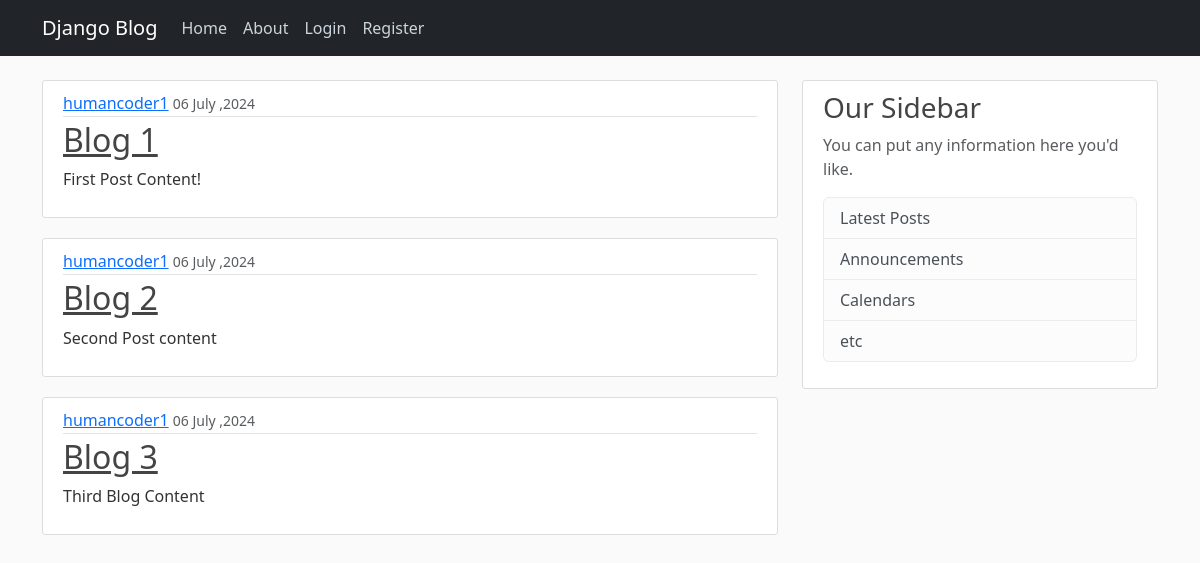
The app's page /, older data.
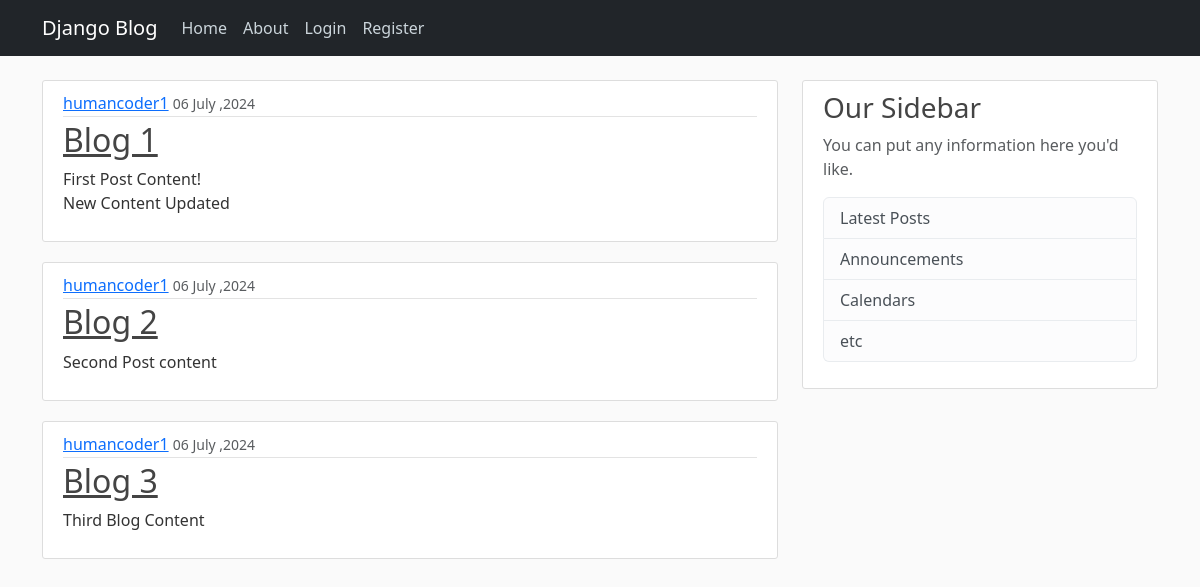
The same page, newer data.
### blog_app/models.py (models this page shows, shortened)
class Posts(models.Model):
    title = models.CharField(max_length=100) # title will a field in our post table in the database
    content = models.TextField()
    date_posted = models.DateTimeField(default=timezone.now)
    author = models.ForeignKey(User , on_delete=models.CASCADE)

### blog_app/views.py (the view)
# urls.py: path('' , views.home , name="blog-home"), #for enabling this as the default page now the first page open will be the home page
def home(request):
    context = {
        "posts" : Posts.objects.all()
    }
    return render(request , "blog_html_templates/home.html" ,context)

### blog_app/templates/blog_html_templates/home.html
{% extends "blog_html_templates/base.html" %}
{% block content %}
{% for post in posts %}
<article class="media content-section">
    <div class="media-body">
        <div class="article-metadata">
            <a class="mr-2" href="#">{{ post.author }}</a>
            <small class="text-muted">{{ post.date_posted|date:"d F ,Y" }}</small>
        </div>
        <h2><a class="article-title" href="#">{{ post.title }}</a></h2>
        <p class="article-content">{{ post.content }}</p>
    </div>
</article>
{% endfor %}
{% endblock content %}

Row changes from the older to the newer data that the page shows:
changed Posts "Blog 1": content "First Post Content!" → "First Post Content! New Content Updated"
